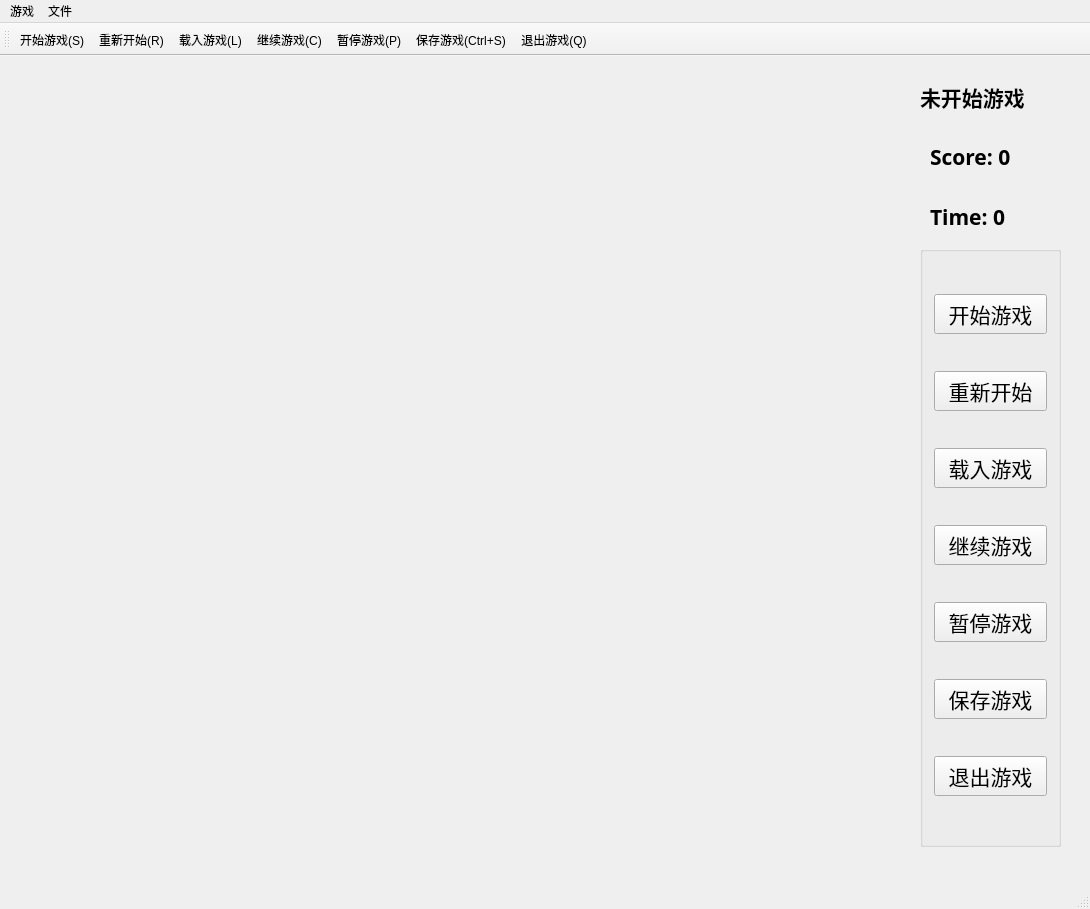
<?xml version="1.0" encoding="UTF-8"?>
<ui version="4.0">
 <class>MainWindow</class>
 <widget class="QMainWindow" name="MainWindow">
  <property name="geometry">
   <rect>
    <x>0</x>
    <y>0</y>
    <width>1090</width>
    <height>909</height>
   </rect>
  </property>
  <property name="focusPolicy">
   <enum>Qt::StrongFocus</enum>
  </property>
  <property name="windowTitle">
   <string>MainWindow</string>
  </property>
  <widget class="QWidget" name="centralWidget">
   <property name="focusPolicy">
    <enum>Qt::StrongFocus</enum>
   </property>
   <widget class="QGroupBox" name="groupBox">
    <property name="geometry">
     <rect>
      <x>920</x>
      <y>190</y>
      <width>141</width>
      <height>601</height>
     </rect>
    </property>
    <property name="font">
     <font>
      <family>Agency FB</family>
      <pointsize>12</pointsize>
     </font>
    </property>
    <property name="focusPolicy">
     <enum>Qt::ClickFocus</enum>
    </property>
    <property name="title">
     <string/>
    </property>
    <layout class="QVBoxLayout" name="verticalLayout">
     <item>
      <widget class="QPushButton" name="StartButton">
       <property name="font">
        <font>
         <family>Agency FB</family>
         <pointsize>16</pointsize>
        </font>
       </property>
       <property name="focusPolicy">
        <enum>Qt::NoFocus</enum>
       </property>
       <property name="text">
        <string>开始游戏</string>
       </property>
      </widget>
     </item>
     <item>
      <widget class="QPushButton" name="RestartButton">
       <property name="font">
        <font>
         <family>Agency FB</family>
         <pointsize>16</pointsize>
        </font>
       </property>
       <property name="focusPolicy">
        <enum>Qt::NoFocus</enum>
       </property>
       <property name="text">
        <string>重新开始</string>
       </property>
      </widget>
     </item>
     <item>
      <widget class="QPushButton" name="LoadButton">
       <property name="font">
        <font>
         <family>Agency FB</family>
         <pointsize>16</pointsize>
        </font>
       </property>
       <property name="focusPolicy">
        <enum>Qt::NoFocus</enum>
       </property>
       <property name="text">
        <string>载入游戏</string>
       </property>
      </widget>
     </item>
     <item>
      <widget class="QPushButton" name="ContinueButton">
       <property name="font">
        <font>
         <family>Agency FB</family>
         <pointsize>16</pointsize>
        </font>
       </property>
       <property name="focusPolicy">
        <enum>Qt::NoFocus</enum>
       </property>
       <property name="text">
        <string>继续游戏</string>
       </property>
      </widget>
     </item>
     <item>
      <widget class="QPushButton" name="PauseButton">
       <property name="font">
        <font>
         <family>Agency FB</family>
         <pointsize>16</pointsize>
        </font>
       </property>
       <property name="text">
        <string>暂停游戏</string>
       </property>
      </widget>
     </item>
     <item>
      <widget class="QPushButton" name="SaveButton">
       <property name="font">
        <font>
         <family>Agency FB</family>
         <pointsize>16</pointsize>
        </font>
       </property>
       <property name="text">
        <string>保存游戏</string>
       </property>
      </widget>
     </item>
     <item>
      <widget class="QPushButton" name="QuitButton">
       <property name="font">
        <font>
         <family>Agency FB</family>
         <pointsize>16</pointsize>
        </font>
       </property>
       <property name="text">
        <string>退出游戏</string>
       </property>
      </widget>
     </item>
    </layout>
   </widget>
   <widget class="QLabel" name="Infolabel">
    <property name="geometry">
     <rect>
      <x>920</x>
      <y>20</y>
      <width>161</width>
      <height>41</height>
     </rect>
    </property>
    <property name="font">
     <font>
      <family>Agency FB</family>
      <pointsize>16</pointsize>
      <weight>75</weight>
      <bold>true</bold>
     </font>
    </property>
    <property name="text">
     <string>未开始游戏</string>
    </property>
   </widget>
   <widget class="QLabel" name="Scorelabel">
    <property name="geometry">
     <rect>
      <x>930</x>
      <y>80</y>
      <width>121</width>
      <height>41</height>
     </rect>
    </property>
    <property name="font">
     <font>
      <family>Agency FB</family>
      <pointsize>16</pointsize>
      <weight>75</weight>
      <bold>true</bold>
     </font>
    </property>
    <property name="text">
     <string>Score: 0</string>
    </property>
   </widget>
   <widget class="QLabel" name="Timelabel">
    <property name="geometry">
     <rect>
      <x>930</x>
      <y>140</y>
      <width>121</width>
      <height>41</height>
     </rect>
    </property>
    <property name="font">
     <font>
      <family>Agency FB</family>
      <pointsize>16</pointsize>
      <weight>75</weight>
      <bold>true</bold>
     </font>
    </property>
    <property name="text">
     <string>Time: 0</string>
    </property>
   </widget>
  </widget>
  <widget class="QToolBar" name="mainToolBar">
   <attribute name="toolBarArea">
    <enum>TopToolBarArea</enum>
   </attribute>
   <attribute name="toolBarBreak">
    <bool>false</bool>
   </attribute>
   <addaction name="Startaction"/>
   <addaction name="Restartaction"/>
   <addaction name="Loadaction"/>
   <addaction name="Continueaction"/>
   <addaction name="Pauseaction"/>
   <addaction name="Saveaction"/>
   <addaction name="Quitaction"/>
  </widget>
  <widget class="QStatusBar" name="statusBar"/>
  <widget class="QMenuBar" name="menuBar">
   <property name="geometry">
    <rect>
     <x>0</x>
     <y>0</y>
     <width>1090</width>
     <height>29</height>
    </rect>
   </property>
   <widget class="QMenu" name="menu_8">
    <property name="title">
     <string>游戏</string>
    </property>
    <addaction name="Startaction"/>
    <addaction name="Restartaction"/>
    <addaction name="Continueaction"/>
    <addaction name="Pauseaction"/>
    <addaction name="Quitaction"/>
   </widget>
   <widget class="QMenu" name="menu_9">
    <property name="title">
     <string>文件</string>
    </property>
    <addaction name="Loadaction"/>
    <addaction name="Saveaction"/>
   </widget>
   <addaction name="menu_8"/>
   <addaction name="menu_9"/>
  </widget>
  <action name="Startaction">
   <property name="icon">
    <iconset>
     <normaloff>../pics/Start.png</normaloff>../pics/Start.png</iconset>
   </property>
   <property name="text">
    <string>开始游戏(S)</string>
   </property>
   <property name="toolTip">
    <string>开始游戏(S)</string>
   </property>
   <property name="shortcut">
    <string>S</string>
   </property>
  </action>
  <action name="Restartaction">
   <property name="icon">
    <iconset>
     <normaloff>../pics/Restart.png</normaloff>../pics/Restart.png</iconset>
   </property>
   <property name="text">
    <string>重新开始(R)</string>
   </property>
   <property name="toolTip">
    <string>重新开始(R)</string>
   </property>
   <property name="shortcut">
    <string>R</string>
   </property>
  </action>
  <action name="Loadaction">
   <property name="icon">
    <iconset>
     <normaloff>../pics/Load.png</normaloff>../pics/Load.png</iconset>
   </property>
   <property name="text">
    <string>载入游戏(L)</string>
   </property>
   <property name="toolTip">
    <string>载入游戏(L)</string>
   </property>
   <property name="shortcut">
    <string>L</string>
   </property>
  </action>
  <action name="Continueaction">
   <property name="icon">
    <iconset>
     <normaloff>../pics/Continue.png</normaloff>../pics/Continue.png</iconset>
   </property>
   <property name="text">
    <string>继续游戏(C)</string>
   </property>
   <property name="toolTip">
    <string>继续游戏(C)</string>
   </property>
   <property name="shortcut">
    <string>C</string>
   </property>
  </action>
  <action name="Pauseaction">
   <property name="icon">
    <iconset>
     <normaloff>../pics/Pause.png</normaloff>../pics/Pause.png</iconset>
   </property>
   <property name="text">
    <string>暂停游戏(P)</string>
   </property>
   <property name="toolTip">
    <string>暂停游戏(P)</string>
   </property>
   <property name="shortcut">
    <string>P</string>
   </property>
  </action>
  <action name="Saveaction">
   <property name="icon">
    <iconset>
     <normaloff>../pics/Save.png</normaloff>../pics/Save.png</iconset>
   </property>
   <property name="text">
    <string>保存游戏(Ctrl+S)</string>
   </property>
   <property name="toolTip">
    <string>保存游戏(Ctrl+S)</string>
   </property>
   <property name="shortcut">
    <string>Ctrl+S</string>
   </property>
  </action>
  <action name="Quitaction">
   <property name="icon">
    <iconset>
     <normaloff>../pics/Quit.png</normaloff>../pics/Quit.png</iconset>
   </property>
   <property name="text">
    <string>退出游戏(Q)</string>
   </property>
   <property name="toolTip">
    <string>退出游戏(Q)</string>
   </property>
   <property name="shortcut">
    <string>Q</string>
   </property>
  </action>
 </widget>
 <layoutdefault spacing="6" margin="11"/>
 <resources/>
 <connections/>
</ui>
